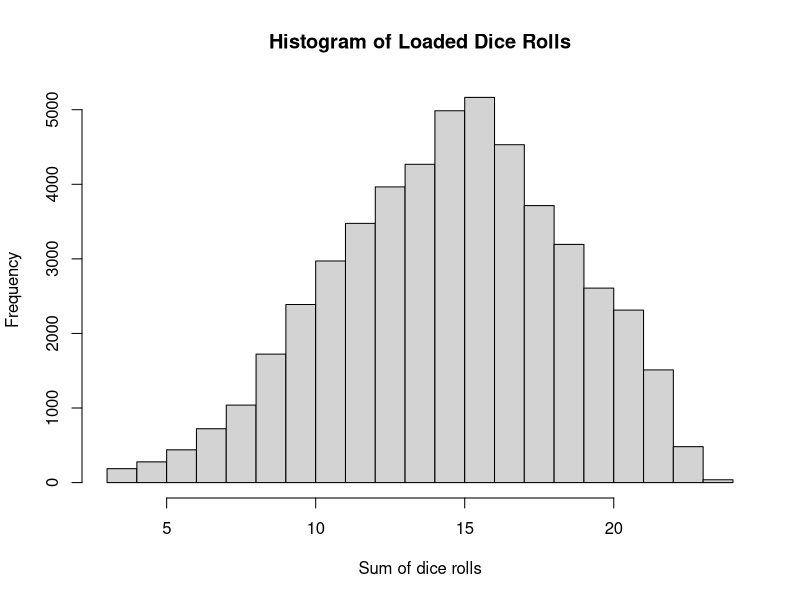

Here is the R script that generated this plot:
## ---- chunk 1
# define the roll function with loaded dice
loaded_roll <- function() {
  
  # assign a higher probability to 7 and equal probability to other numbers
  weights <- rep(1/10, 8)
  weights[7] <- 3/10
  
  # roll the dice and sum the results
  sum(sample(1:8, size = 3, replace = TRUE, prob = weights))
}

# define the function to produce a histogram of loaded dice rolls
hist_loaded_rolls <- function(max_rolls = 50000, sides = 8, num_of_dice = 3) {
  # roll the dice and sum the results max_rolls times
  sums <- replicate(max_rolls, loaded_roll())

  # plot a histogram of the results
  hist(sums, breaks = seq(num_of_dice, num_of_dice * sides, by = 1),
       xlab = "Sum of dice rolls", main = "Histogram of Loaded Dice Rolls")
}

# call the function with default values
hist_loaded_rolls()



## ---- chunk 2
rescale01 <- function(x) {
  if (!is.numeric(x)) {
    stop("inputs must all be numeric")
  }
  x <- ifelse(x == Inf, 1, x)
  x <- ifelse(x == -Inf, 0, x)
  x <- (x - min(x, na.rm = TRUE)) / (max(x, na.rm = TRUE) - min(x, na.rm = TRUE))
  return(x)
}
# Test case 1: input vector is numeric
x1 <- c(3, 1, 4, 1, 5, 9, 2, 6, 5, 3)
rescale01(x1)  # expected output: [1] 0.3333333 0.0000000 0.5000000 0.0000000 0.6666667 1.0000000 0.1666667 0.7777778 0.6666667 0.3333333

# Test case 2: input vector contains Inf values
x2 <- c(1, 2, Inf, 3, Inf, 4, 5)
rescale01(x2)  # expected output: [1] 0.0000000 0.1250000 1.0000000 0.1875000 1.0000000 0.3125000 0.3750000

# Test case 3: input vector contains -Inf values
x3 <- c(-Inf, 1, 2, 3, -Inf, 4, 5)
rescale01(x3)  # expected output: [1] 0.0000000 0.1428571 0.2142857 0.2857143 0.0000000 0.3571429 0.4285714



## ---- chunk 3
count_both_na <- function(x, y) {
  if(length(x) != length(y)) {
    stop("vectors must be the same length")
  }
  sum(is.na(x) & is.na(y))
}
# Example 1: same length vectors with some NA values in common
x <- c(1, NA, 3, 4, NA)
y <- c(NA, 2, 3, NA, 5)
count_both_na(x, y)
# Output: 2

# Example 2: same length vectors with no NA values
x <- c(1, 2, 3, 4, 5)
y <- c(6, 7, 8, 9, 10)
count_both_na(x, y)
# Output: 0


# Example 4: non-numeric vectors
x <- c("a", "b", "c")
y <- c("d", "e", "f")
count_both_na(x, y)
# Output: Error: inputs must all be numeric

## ---- chunk 4
fizzbuzz <- function(n) {
  if (n %% 15 == 0) {
    return("fizzbuzz")
  } else if (n %% 3 == 0) {
    return("fizz")
  } else if (n %% 5 == 0) {
    return("buzz")
  } else {
    return(n)
  }
}


## ---- chunk 5
get_temp_desc <- function(temp) {
  temp_labels <- c("freezing", "cold", "cool", "warm", "hot")
  temp_breaks <- c(-Inf, 0, 10, 20, 30, Inf)
  temp_group <- cut(temp, breaks = temp_breaks, labels = temp_labels)
  return(temp_group)
}


